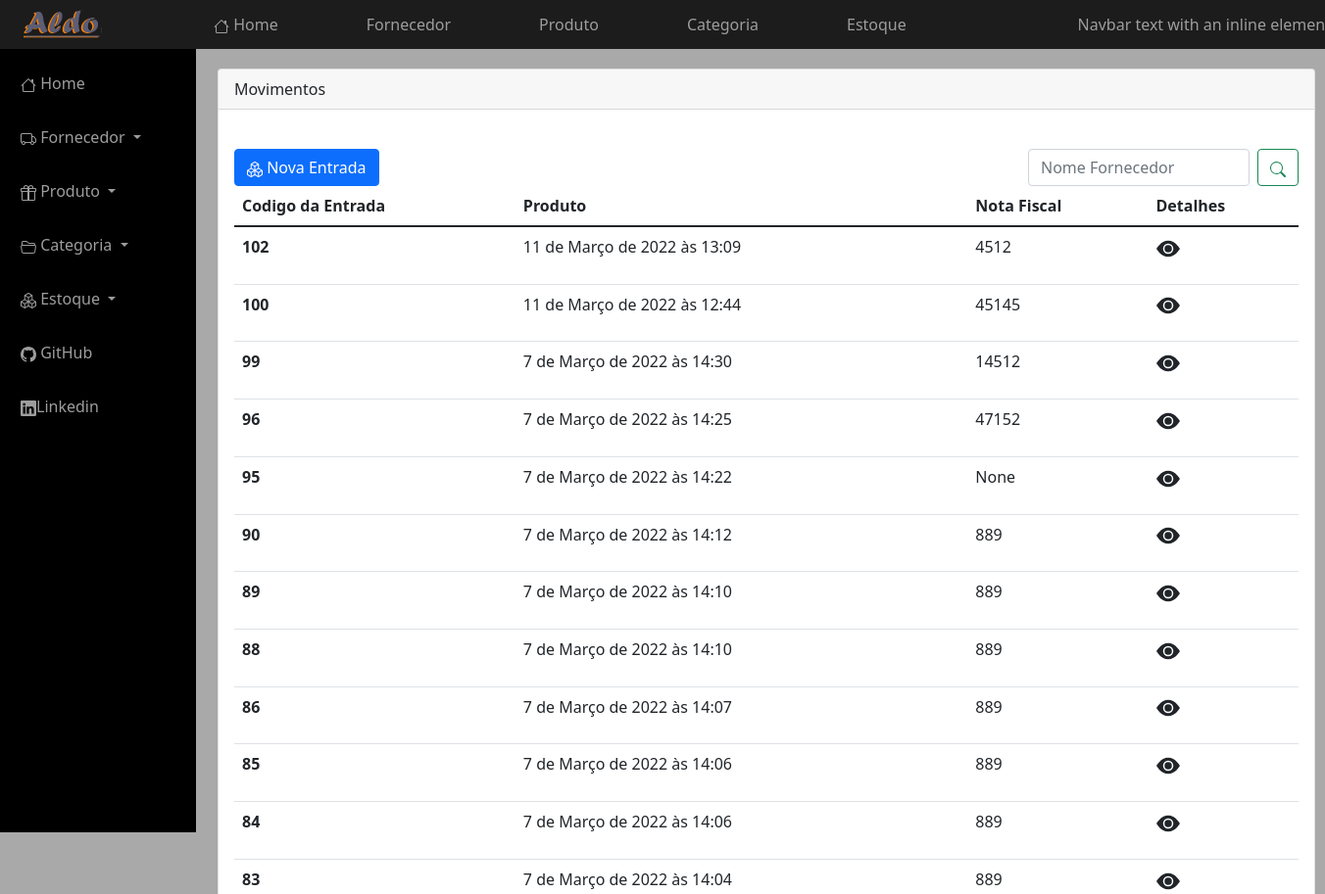
Page /estoque (upper part) on the earlier database version.
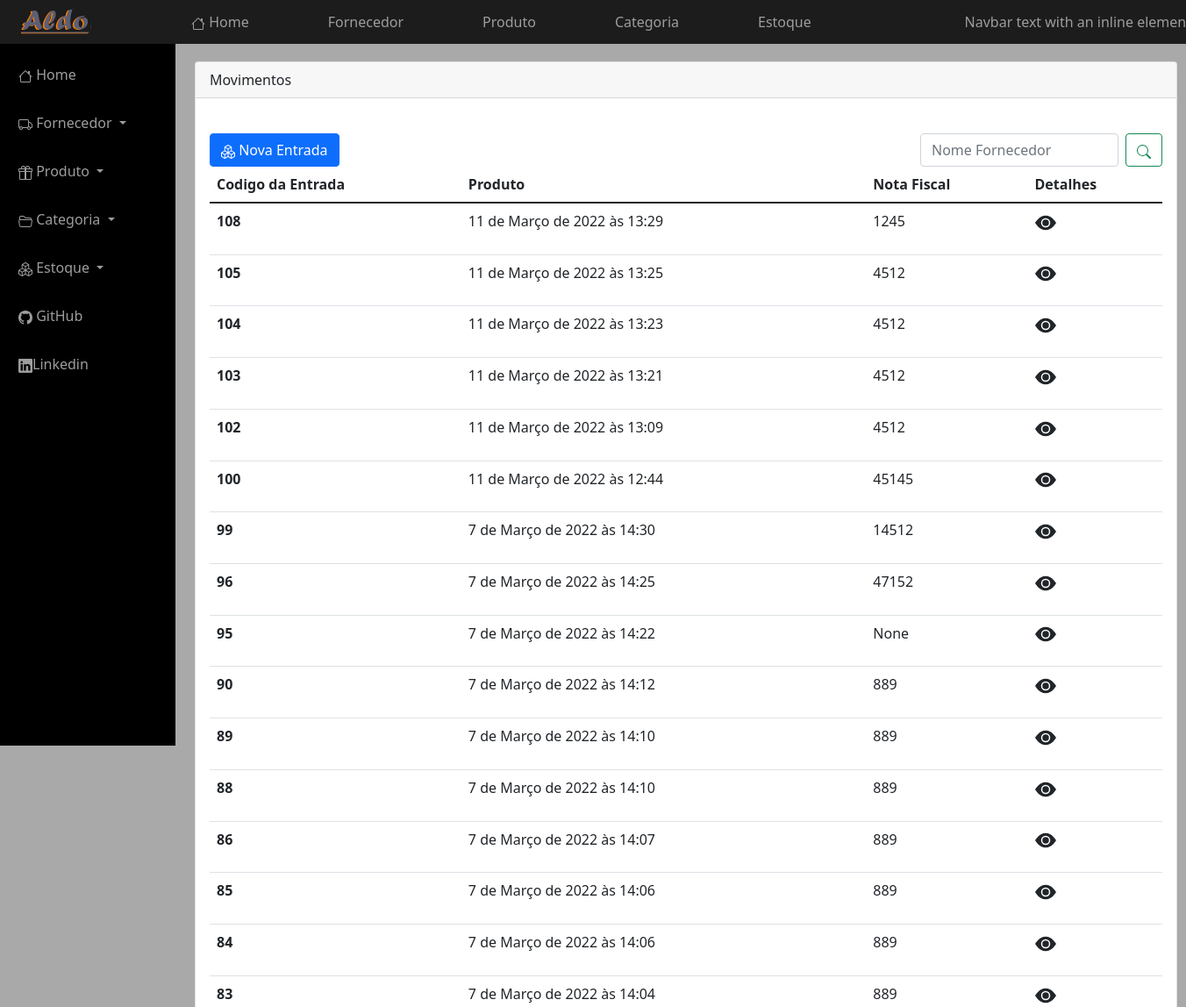
Same page on the later database version.
### estoque/models.py (models this page shows, shortened)
class Estoque(TimeStampeModel):
    funcionario = models.ForeignKey(User, on_delete=models.CASCADE, related_name='estoques')
    nf = models.PositiveIntegerField('nota fiscal', null=True,blank=True)
    movimento = models.CharField(max_length=1, choices=MOVIMENTO)
    class Meta:
         ordering = ('-created',)

### estoque/views.py (the view)
# urls.py: path('', estoque_entrado_list, name='home_estoque'),
def estoque_entrado_list(request):
    template_name = 'estoque/estoque_entrada_list.html'
    objects = Estoque.objects.filter(movimento='e')
    context = {'object_list': objects}
    return render(request, template_name, context)

### estoque/templates/estoque/estoque_entrada_list.html (shortened to what this page needs)
{% extends "core/includes/base.html"%}
{% block main %}
<div class="card" id="card_list_produto">
    <div class="card-header">
    Movimentos
  </div>
    <br>
  <div class="card-body">
      <div class="row">
          <div class="col">
          <a href="{% url 'entrada_estoque' %}" class="btn btn-primary">
              Nova Entrada
          </a>
          </div>
          <form class="d-flex"  id="t">
          <input class="form-control me-2" type="text" name="search"  placeholder="Nome Fornecedor" aria-label="Search">
          <button class="btn btn-outline-success" type="submit">
          </button>
          </form>
          <br>
      </div>
   <table class="table">
  <thead>
    <tr>
      <th scope="col">Codigo da Entrada</th>
      <th scope="col">Produto</th>
      <th scope="col">Nota Fiscal</th>
      <th scope="col">Detalhes</th>
    </tr>
  </thead>
  <tbody>
  {% for entrada in object_list %}
    <tr>
      <th scope="row">{{entrada.id}}</th>
      <td>{{entrada.created}}</td>
      <td>{{entrada.nf}}</td>
      <td><a href="{% url 'estoque_entrada_detalhes' entrada.id %}" class="buton ">
         <p class="text-dark"><svg xmlns="http://www.w3.org/2000/svg" width="1.5em" height="1.5em" fill="currentColor" class="bi bi-eye-fill" viewBox="0 0 16 16">
             <path d="M10.5 8a2.5 2.5 0 1 1-5 0 2.5 2.5 0 0 1 5 0z"/>
             <path d="M0 8s3-5.5 8-5.5S16 8 16 8s-3 5.5-8 5.5S0 8 0 8zm8 3.5a3.5 3.5 0 1 0 0-7 3.5 3.5 0 0 0 0 7z"/>
             </svg></p>
      </a></td>
    </tr>
   {% endfor %}
  </tbody>
</table>
         </div>
  </div>
</div>
{% endblock %}

### core/templates/core/includes/base.html (shortened to what this page needs)
{% load static %}
<!doctype html>
<html lang="pt-br">
  <head>
    <link href="https://cdn.jsdelivr.net/npm/bootstrap@5.1.1/dist/css/bootstrap.min.css" rel="stylesheet">
      <link rel="stylesheet" href="{% static 'css/styles.css'%}">
  </head>
  <body>
  <div class="container-fluid">
      {% block nav%}
      {% include "core/includes/nav.html" %}
      {% endblock%}
     {% block main %}
     {% endblock %}
  </body>
</html>

### core/templates/core/includes/nav.html (shortened to what this page needs)
{% load static %}
<nav class="navbar navbar-expand-lg navbar-light " id="nav1">
  <div class="container-fluid">
    <a class="navbar-brand" href="#"><img src="{% static 'img/logoAldo1.png' %}" id="logo"></a>
    <div class="collapse navbar-collapse" id="navbarText">
      <ul class="navbar-nav me-auto mb-2 mb-lg-0">
        <li class="nav-item">
          <a class="nav-link active" aria-current="page" href="{% url 'home_core'  %}">
              Home
          </a>
        </li>
        <li class="nav-item">
          <a class="nav-link" href="{% url 'listar_fornecedor'%}">Fornecedor</a>
        </li>
        <li class="nav-item">
          <a class="nav-link" href="{% url 'listar_produto'%}">Produto</a>
        </li>
        <li class="nav-item">
          <a class="nav-link" href="{% url 'home_categorias'%}">Categoria</a>
        </li>
        <li class="nav-item">
          <a class="nav-link" href="{% url 'home_estoque'%}">Estoque</a>
        </li>
      </ul>
        <div id="n">
          <span class="navbar-text" id="2">
           Navbar text with an inline element
          </span>
        </div>
    </div>
  </div>
</nav>
<div class="texto">
<ul class="nav flex-column" id="vanlateral">
    <li class="nav-item">
    <a class="nav-link active" aria-current="page" href="{% url 'home_core'  %}">
 Home
    </a>
  </li>
 <li class="nav-item dropdown">
          <a class="nav-link dropdown-toggle" href="#" id="navbarDropdown" role="button" data-bs-toggle="dropdown" aria-expanded="false">
            Fornecedor
          </a>
        </li>
  <li class="nav-item dropdown">
          <a class="nav-link dropdown-toggle" href="#" id="navbarDropdown" role="button" data-bs-toggle="dropdown" aria-expanded="false">
              Produto
          </a>
        </li>
    <li class="nav-item dropdown">
          <a class="nav-link dropdown-toggle" href="#" id="navbarDropdown" role="button" data-bs-toggle="dropdown" aria-expanded="false">
             Categoria
          </a>
        </li>
      <li class="nav-item dropdown">
          <a class="nav-link dropdown-toggle" href="#" id="navbarDropdown" role="button" data-bs-toggle="dropdown" aria-expanded="false">
 Estoque
          </a>
        </li>
       <li class="nav-item">
    <a class="nav-link active" aria-current="page" href="https://github.com/Aldo-lima/Loja_virtual_em_python">
   GitHub
    </a>
  </li>
       <li class="nav-item">
    <a class="nav-link active" aria-current="page" href="https://linkedin.com/in/aldo-cesar-lima-b86360164">
        Linkedin
    </a>
  </li>
</ul>
</div>

### core/static/css/styles.css (style rules this page uses)
body { background-color : #A9A9A9; }
#nav1 { background-color : #1C1C1C; margin:0px 0px 0px -12px; width:1370px; height: 50px; position:fixed ; }
#nav1 li a { color: #9d9d9d; padding:0px 0px 0px 90px; }
#n span { color: #9d9d9d; }
.texto ul li a { color: #9d9d9d; margin:15px 0px 0px 5px; }
#logo { height: 3rem; }
#vanlateral { background-color : #000000; width:200px; height: 800px; margin:50px 0px 0px -12px; position:fixed ; }
#t { width:300px; }
#card_list_produto { width:1120px; margin: 70px 0px 0px 210px; position: absolute; }

Differences in the rows shown:
added Estoque: id "108", created "11 de Março de 2022 às 13:29", nf "1245"
added Estoque: id "105", created "11 de Março de 2022 às 13:25", nf "4512"
added Estoque: id "104", created "11 de Março de 2022 às 13:23", nf "4512"
added Estoque: id "103", created "11 de Março de 2022 às 13:21", nf "4512"
